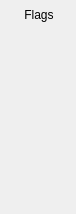
<?xml version="1.0" encoding="UTF-8"?>
<ui version="4.0">
 <class>CPUWidget</class>
 <widget class="QWidget" name="CPUWidget">
  <property name="geometry">
   <rect>
    <x>0</x>
    <y>0</y>
    <width>76</width>
    <height>214</height>
   </rect>
  </property>
  <property name="windowTitle">
   <string>Form</string>
  </property>
  <layout class="QVBoxLayout" name="verticalLayout">
   <property name="spacing">
    <number>2</number>
   </property>
   <property name="leftMargin">
    <number>2</number>
   </property>
   <property name="topMargin">
    <number>0</number>
   </property>
   <property name="rightMargin">
    <number>0</number>
   </property>
   <property name="bottomMargin">
    <number>2</number>
   </property>
   <item>
    <layout class="QGridLayout" name="formRegs">
     <property name="horizontalSpacing">
      <number>0</number>
     </property>
     <property name="verticalSpacing">
      <number>2</number>
     </property>
    </layout>
   </item>
   <item>
    <spacer name="flagsSpacer">
     <property name="orientation">
      <enum>Qt::Vertical</enum>
     </property>
     <property name="sizeType">
      <enum>QSizePolicy::Fixed</enum>
     </property>
     <property name="sizeHint" stdset="0">
      <size>
       <width>20</width>
       <height>8</height>
      </size>
     </property>
    </spacer>
   </item>
   <item>
    <widget class="QLabel" name="labHeadFlags">
     <property name="text">
      <string>Flags</string>
     </property>
     <property name="alignment">
      <set>Qt::AlignCenter</set>
     </property>
    </widget>
   </item>
   <item>
    <layout class="QGridLayout" name="flagsGrid">
     <property name="spacing">
      <number>2</number>
     </property>
    </layout>
   </item>
   <item>
    <spacer name="verticalSpacer_12">
     <property name="orientation">
      <enum>Qt::Vertical</enum>
     </property>
     <property name="sizeHint" stdset="0">
      <size>
       <width>20</width>
       <height>76</height>
      </size>
     </property>
    </spacer>
   </item>
  </layout>
 </widget>
 <resources/>
 <connections/>
</ui>
